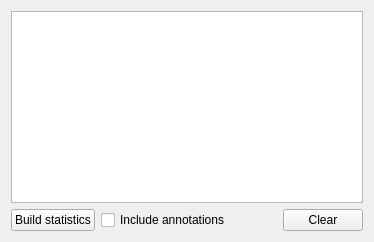
                   <widget class="QWidget" name="tb_statistics">
                    <attribute name="title">
                     <string>Statistics</string>
                    </attribute>
                    <layout class="QGridLayout" name="gridLayout_8">
                     <item row="0" column="0" colspan="4">
                      <widget class="QTextBrowser" name="lv_stats">
                       <property name="font">
                        <font>
                         <family>Courier</family>
                        </font>
                       </property>
                      </widget>
                     </item>
                     <item row="1" column="0">
                      <widget class="QPushButton" name="bt_update_selection_stats">
                       <property name="text">
                        <string>Build statistics</string>
                       </property>
                      </widget>
                     </item>
                     <item row="1" column="3">
                      <widget class="QPushButton" name="bt_clear_statistics">
                       <property name="text">
                        <string>Clear</string>
                       </property>
                      </widget>
                     </item>
                     <item row="1" column="2">
                      <spacer name="horizontalSpacer_5">
                       <property name="orientation">
                        <enum>Qt::Horizontal</enum>
                       </property>
                       <property name="sizeHint" stdset="0">
                        <size>
                         <width>40</width>
                         <height>20</height>
                        </size>
                       </property>
                      </spacer>
                     </item>
                     <item row="1" column="1">
                      <widget class="QCheckBox" name="cb_stat_include_annotations">
                       <property name="text">
                        <string>Include annotations</string>
                       </property>
                      </widget>
                     </item>
                    </layout>
                   </widget>
